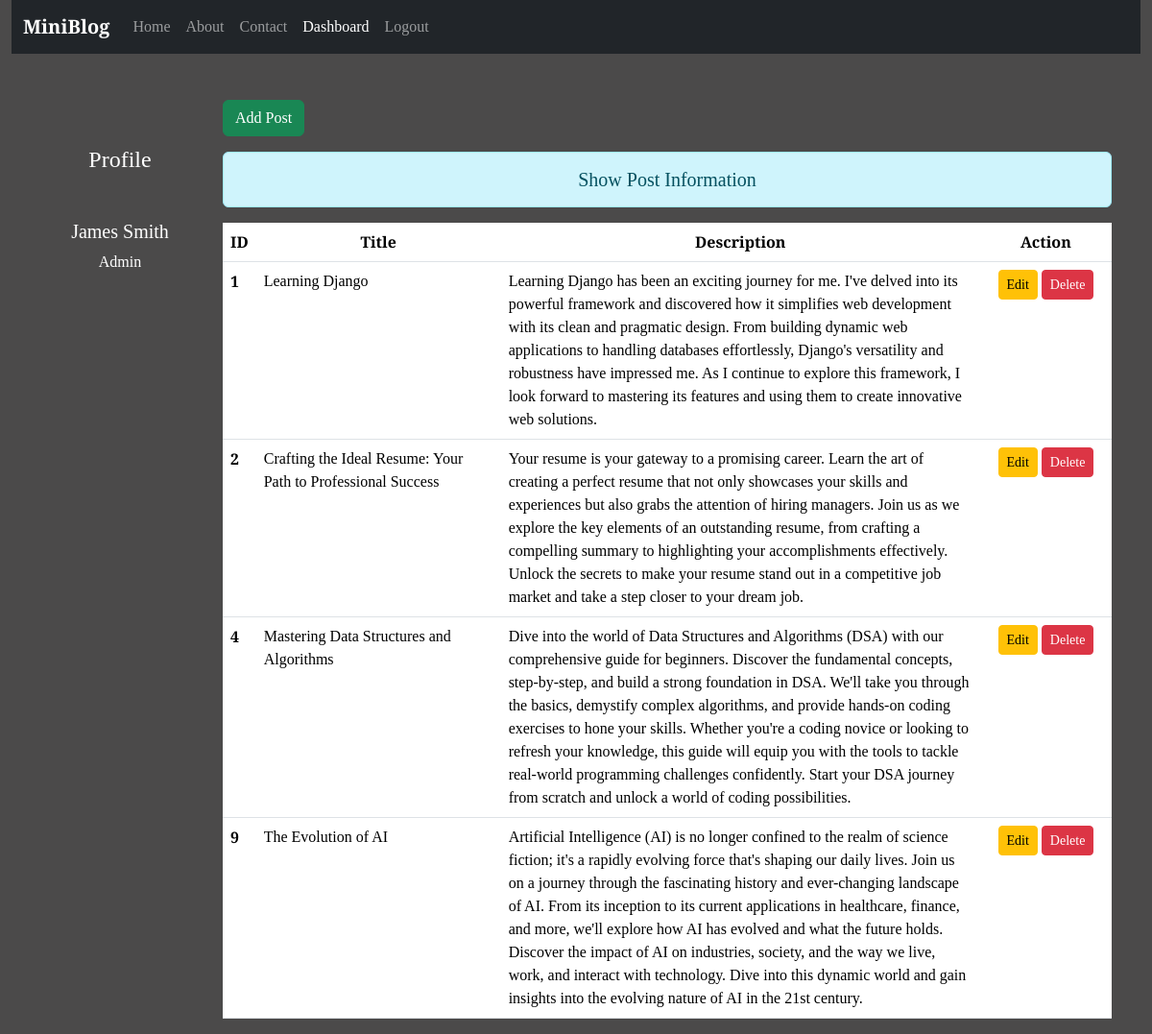
The page /dashboard/ (signed in) on the database its author committed.
### blog/models.py (models this page shows)
class Post(models.Model):
    title = models.CharField(max_length=150)
    desc = models.TextField()

### blog/views.py (the view)
# urls.py: path('dashboard/' , views.dashboard, name='dashboard'),
def dashboard(request):
    if request.user.is_authenticated:
        posts = Post.objects.all()
        user = request.user
        gps = user.groups.all()
        full_name = user.get_full_name()
        return render(request , 'blog/dashboard.html' , {'posts' : posts , 'full_name' : full_name , 'groups':gps})
    else:
        return HttpResponseRedirect('/login/')

### blog/templates/blog/dashboard.html (shortened to what this page needs)
{% extends 'blog/base.html' %}
{% load static %}
{% block side %}
<div class="col-sm-2 text-white my-5 text-center">
    <h4 class="my-5">Profile</h4>
    <h5>{{full_name}}</h5>
    {% for group in groups %}
        <p>{{group.name}}</p>
    {% endfor %}
</div>
{% endblock side %}
{% block content %}
<div class="col-sm-10 mt-5">
    <a href="{% url 'addpost' %}" class="btn btn-success">Add Post</a>
    <h5 class="text-center alert alert-info mt-3">Show Post Information</h5>
    {% if posts %}
        <table class="table table-hover bq-white">
            <thead>
                <tr class="text-center">
                    <th scope="col" style="width: 2%;">ID</th>
                    <th scope="col" style="width: 28%;">Title</th>
                    <th scope="col" style="width: 55%;">Description</th>
                    <th scope="col" style="width: 15%;">Action</th>
                </tr>
            </thead>
            <tbody>
                {% for post in posts %}
                    <tr>
                        <th scope="row">{{post.id}}</th>
                        <td>{{post.title}}</td>
                        <td>{{post.desc}}</td>
                        <td class="text-center">
                            <a href="{% url 'updatepost' post.id %}" class="btn btn-warning btn-sm">Edit</a>
                            {% if perms.blog.delete_post %}
                            <form action="{% url 'deletepost' post.id %}" method="post" class="d-inline">
                                <input type="submit" class="btn btn-danger btn-sm" value="Delete">
                            </form>
                            {% endif %}
                        </td>
                    </tr>
                {% endfor %}
            </tbody>
        </table>
    {% else %}
        <h5 class="text-center alert alert-warning">No Records</h5>
    {% endif %}
</div>
{% endblock content %}

### blog/templates/blog/base.html (shortened to what this page needs)
<!DOCTYPE html>
{% load static %}
<html lang="en">
<head>
    <link rel="stylesheet" href="{% static 'blog/css/bootstrap.css' %}">
    <link rel="stylesheet" href="{% static 'blog/css/style.css' %}">
</head>
<body>
    <div class="container-fluid">
        {% include 'blog/navbar.html' %}
    </div>
    <div class="container">
        <div class="row">
            {% block side %}
            {% endblock side %}
            {% block content %}
            {% endblock content %}
        </div>
    </div>
</body>
</html>

### blog/templates/blog/navbar.html (shortened to what this page needs)
{% load static %}
<nav class="navbar navbar-expand-lg navbar-dark bg-dark">
    <div class="container-fluid">
      <a class="navbar-brand" href="#"> <strong>MiniBlog</strong> </a>
      <div class="collapse navbar-collapse" id="navbarNav">
        <ul class="navbar-nav">
          <li class="nav-item">
            <a class="nav-link {% if request.path == '/' %}active{% endif %}" aria-current="page" href="/">Home</a>
          </li>
          <li class="nav-item">
            <a class="nav-link {% if request.path == '/about/' %}active{% endif %}" href="{% url 'about' %}">About</a>
          </li>
          <li class="nav-item">
            <a class="nav-link {% if request.path == '/contact/' %}active{% endif %}" href="{% url 'contact' %}">Contact</a>
          </li>
          {% if request.user.is_authenticated %}
          <li class="nav-item">
            <a class="nav-link {% if request.path == '/dashboard/' %}active{% endif %}" href="{% url 'dashboard' %}">Dashboard</a>
          </li>
          <li class="nav-item">
            <a class="nav-link {% if request.path == '/logout/' %}active{% endif %}" href="{% url 'logout' %}">Logout</a>
          </li>
          {% endif %}
        </ul>
      </div>
    </div>
  </nav>

### blog/static/blog/css/style.css (style rules this page uses)
body { background-color: rgb(75 , 74 , 74); color: white; font-family: 'Satisfy', cursive; font-family: 'Young Serif', serif; }

### rows shown on the page
Post: id "1", title "Learning Django", desc "Learning Django has been an exciting journey for me. I've delved into its powerful framework and discovered how it simplifies web development with its clean and pragmatic design. From building dynamic web applications to handling databases effortlessly, Django's versatility and robustness have impressed me. As I continue to explore this framework, I look forward to mastering its features and using them to create innovative web solutions."
Post: id "2", title "Crafting the Ideal Resume: Your Path to Professional Success", desc "Your resume is your gateway to a promising career. Learn the art of creating a perfect resume that not only showcases your skills and experiences but also grabs the attention of hiring managers. Join us as we explore the key elements of an outstanding resume, from crafting a compelling summary to highlighting your accomplishments effectively. Unlock the secrets to make your resume stand out in a competitive job market and take a step closer to your dream job."
Post: id "4", title "Mastering Data Structures and Algorithms", desc "Dive into the world of Data Structures and Algorithms (DSA) with our comprehensive guide for beginners. Discover the fundamental concepts, step-by-step, and build a strong foundation in DSA. We'll take you through the basics, demystify complex algorithms, and provide hands-on coding exercises to hone your skills. Whether you're a coding novice or looking to refresh your knowledge, this guide will equip you with the tools to tackle real-world programming challenges confidently. Start your DSA journey from scratch and unlock a world of coding possibilities."
Post: id "9", title "The Evolution of AI", desc "Artificial Intelligence (AI) is no longer confined to the realm of science fiction; it's a rapidly evolving force that's shaping our daily lives. Join us on a journey through the fascinating history and ever-changing landscape of AI. From its inception to its current applications in healthcare, finance, and more, we'll explore how AI has evolved and what the future holds. Discover the impact of AI on industries, society, and the way we live, work, and interact with technology. Dive into this dynamic world and gain insights into the evolving nature of AI in the 21st century."

### other values the page prints
{{ full_name }} "James Smith"
{{ group.name }} "Admin"
